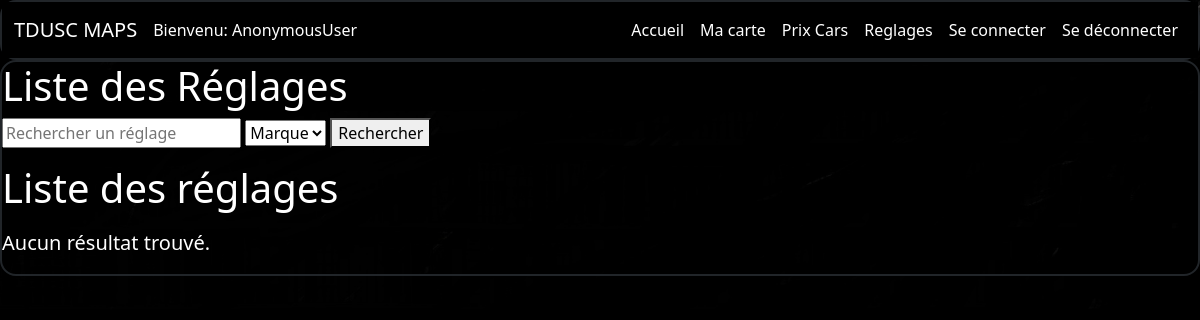
Page /reglages/ on the earlier database version.
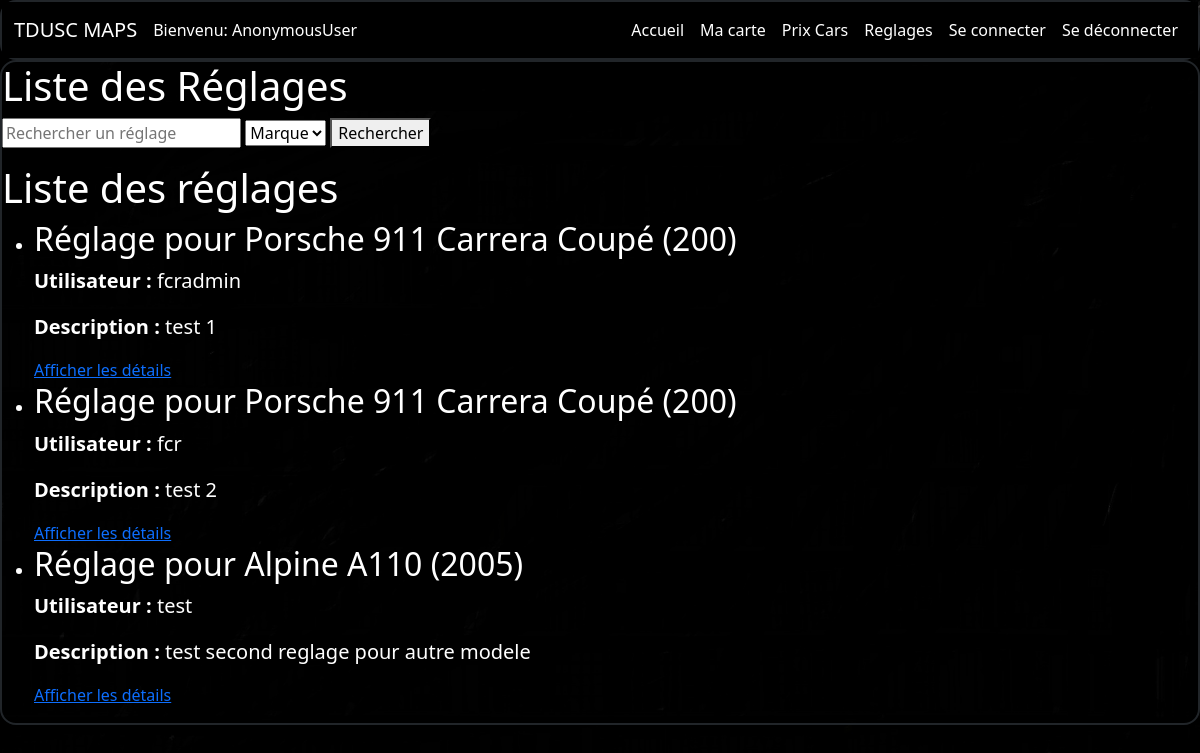
Same page on the later database version.
### tduscmap/models.py (models this page shows, shortened)
class Reglage(models.Model):
    voiture = models.ForeignKey(Car, on_delete=models.CASCADE)
    utilisateur = models.ForeignKey(CustomUser, on_delete=models.CASCADE)
    description = models.TextField(blank=True)
    configurationreglage =  models.ForeignKey(ConfigurationReglage, on_delete=models.CASCADE)
    rapport_final = models.DecimalField(max_digits=5, decimal_places=2)
    premiere_vitesse = models.DecimalField(max_digits=4, decimal_places=2)
    deuxieme_vitesse = models.DecimalField(max_digits=4, decimal_places=2)
    troisieme_vitesse = models.DecimalField(max_digits=4, decimal_places=2)
    quatrieme_vitesse = models.DecimalField(max_digits=4, decimal_places=2)
    cinquieme_vitesse = models.DecimalField(max_digits=4, decimal_places=2)
    sixieme_vitesse = models.DecimalField(max_digits=4, decimal_places=2)
    septieme_vitesse = models.DecimalField(max_digits=4, decimal_places=2)
    appui_aerodynamique_avant = models.DecimalField(max_digits=3, decimal_places=1)
    appui_aerodynamique_arriere = models.DecimalField(max_digits=3, decimal_places=1)
    taille_suspension_arriere = models.DecimalField(max_digits=4, decimal_places=2, validators=[MinValueValidator(0.11), MaxValueValidator(0.16)])
    taille_suspension_avant = models.DecimalField(max_digits=4, decimal_places=2, validators=[MinValueValidator(0.11), MaxValueValidator(0.16)])
    durete_ressorts_arriere = models.DecimalField(max_digits=5, decimal_places=2, validators=[MinValueValidator(0.8), MaxValueValidator(1.2)])
    durete_ressorts_avant = models.DecimalField(max_digits=5, decimal_places=2, validators=[MinValueValidator(0.8), MaxValueValidator(1.2)])
    compression_amortisseurs_avant = models.DecimalField(max_digits=5, decimal_places=2, validators=[MinValueValidator(0.8), MaxValueValidator(1.2)])
    compression_amortisseurs_arriere = models.DecimalField(max_digits=5, decimal_places=2, validators=[MinValueValidator(0.8), MaxValueValidator(1.2)])
    decompression_amortisseurs_avant = models.DecimalField(max_digits=5, decimal_places=2, validators=[MinValueValidator(0.8), MaxValueValidator(1.2)])
    decompression_amortisseurs_arriere = models.DecimalField(max_digits=5, decimal_places=2, validators=[MinValueValidator(0.8), MaxValueValidator(1.2)])
    differentiel_arriere = models.IntegerField(validators=[MinValueValidator(0), MaxValueValidator(100)])
    acceleration_arriere = models.IntegerField(validators=[MinValueValidator(0), MaxValueValidator(100)])
    deceleration_arriere = models.IntegerField(validators=[MinValueValidator(0), MaxValueValidator(100)])
    freinage_arriere = models.IntegerField(validators=[MinValueValidator(0), MaxValueValidator(100)])
    durete_barre_antiroulis_avant = models.IntegerField(validators=[MinValueValidator(0), MaxValueValidator(100)])
    durete_barre_antiroulis_arriere = models.IntegerField(validators=[MinValueValidator(0), MaxValueValidator(100)])
    angle_carrossage_arriere = models.DecimalField(max_digits=3, decimal_places=1, validators=[MinValueValidator(-6), MaxValueValidator(3)])
    angle_carrossage_avant = models.DecimalField(max_digits=3, decimal_places=1, validators=[MinValueValidator(-6), MaxValueValidator(3)])
    pression_pneus_arriere = models.DecimalField(max_digits=2, decimal_places=1, validators=[MinValueValidator(2), MaxValueValidator(6)])
    pression_pneus_avant = models.DecimalField(max_digits=2, decimal_places=1, validators=[MinValueValidator(2), MaxValueValidator(6)])
    repartiteur_freinage_avant = models.IntegerField(validators=[MinValueValidator(0), MaxValueValidator(100)])
    pression_freinage = models.IntegerField(validators=[MinValueValidator(-1000), MaxValueValidator(1000)])

class Car(models.Model):
    MARQUES = [
        ('Abarth', 'Abarth'),
        ('AC', 'AC'),
        ('Alpha Romeo', 'Alpha Romeo'),
        ('Alpine', 'Alpine'),
        ('Aston Martin', 'Aston Martin'),
        ('Audi', 'Audi'),
        ('Bentley', 'Bentley'),
        ('BMW', 'BMW'),
        ('Bugatti', 'Bugatti'),
        ('Caterham', 'Caterham'),
        ('Chevrolet', 'Chevrolet'),
        ('Citroen', 'Citroen'),
        ('Dodge', 'Dodge'),
        ('Ferrari', 'Ferrari'),
        ('Ford', 'Ford'),
        ('Jaguar', 'Jaguar'),
        ('Koenlgsegg', 'Koenlgsegg'),
        ('Lamborghini', 'Lamborghini'),
        ('Lancia', 'Lancia'),
        ('Lotus', 'Lotus'),
        ('McLaren', 'McLaren'),
        ('Mercedes-AMG', 'Mercedes-AMG'),
        ('Mercedes-Benz', 'Mercedes-Benz'),
        ('Mini', 'Mini'),
        ('Nissan', 'Nissan'),
        ('Porshe', 'Porshe'),
        ('Shelby', 'Shelby'),
        ('Sientero', 'Sientero'),
        ('WMotors', 'WMotors'),
        ('Wolkwagen', 'Wolkswagen'),
    ]
    TRANSMISSIONS = [
        ('RWD', 'RWD'),
        ('FWD', 'FWD'),
        ('4WD', '4WD'),
    ]
    CATEGORIES = [
        ('A', 'Catégorie A'),
        ('B', 'Catégorie B'),
        ('C', 'Catégorie C'),
        ('D', 'Catégorie D'),
        ('E', 'Catégorie E'),
        ('F', 'Catégorie F'),
        ('G', 'Catégorie G'),
        ('H', 'Catégorie H'),
    ]
    RARETES = [
        ('légendaire', 'Légendaire'),
        ('épique', 'Épique'),
        ('rare', 'Rare'),
        ('commun', 'Commun'),
        ('peu commun', 'Peu commun'),
        (None, 'Aucune'),
    ]
    marque = models.CharField(max_length=50, choices=MARQUES)
    modele = models.CharField(max_length=50)
    annee = models.PositiveIntegerField()
    transmission = models.CharField(max_length=3, choices=TRANSMISSIONS)
    ip = models.PositiveIntegerField()
    categorie = models.CharField(max_length=1, choices=CATEGORIES)
    rarete = models.CharField(max_length=10, choices=RARETES, blank=True, null=True)
    prix_initial = models.PositiveIntegerField()
    def __str__(self):
        return f"{self.marque} {self.modele} ({self.annee})"

### authentication/models.py (models this page shows, shortened)
class CustomUser(AbstractBaseUser, PermissionsMixin):
    username = models.CharField(max_length=30, unique=True)
    email = models.EmailField(unique=True)
    friends = models.ManyToManyField('self', blank=True, symmetrical=False, related_name='friend_of')
    is_staff = models.BooleanField(default=False)  # Permet l'accès à l'admin
    is_superuser = models.BooleanField(default=False)  # Superutilisateur
    USERNAME_FIELD = 'username'
    REQUIRED_FIELDS = ['email']
    objects = CustomUserManager()
    def __str__(self):
        return self.username

### tduscmap/views.py (the view, shortened to what this page needs)
# urls.py: path('reglages/', tduscmap.views.liste_reglages, name='liste_reglages'),
def liste_reglages(request):
    reglages = Reglage.objects.all()  # Récupère tous les réglages
    query = request.GET.get('q')
    search_by = request.GET.get('search_by')
    print(reglages.query)
    return render(request, 'tduscmap/liste_reglages.html', {'reglages': reglages, 'query': query})

### templates/tduscmap/liste_reglages.html (shortened to what this page needs)
{% extends 'base.html' %}
{% block content %}
{% load static %}
<link rel="stylesheet" href="{% static 'stylesmymaps.css' %}" type="text/css">
<h1>Liste des Réglages</h1>
<form method="get">
    <input type="text" name="q" placeholder="Rechercher un réglage">
    <select name="search_by">
        <option value="marque">Marque</option>
    </select>
    <button type="submit">Rechercher</button>
</form>
<h1>Liste des réglages</h1>
<ul>
    {% for reglage in reglages %}
    <li>
        <h2>Réglage pour {{ reglage.voiture }}</h2>
        <p><strong>Utilisateur :</strong> {{ reglage.utilisateur }}</p>
        <p><strong>Description :</strong> {{ reglage.description }}</p>
        <a href="{% url 'detail_reglage' reglage.id %}">Afficher les détails</a>
    </li>
    {% endfor %}
</ul>
{% if not reglages %}
    <p>Aucun résultat trouvé.</p>
{% endif %}
    {% endblock %}

### templates/base.html (shortened to what this page needs)
{% load static %}
<html lang="fr" xmlns="http://www.w3.org/1999/html">
  <head>
    <link rel="stylesheet" href="{% static 'style.css' %}" />
    <link rel="stylesheet" href="{% static 'css/bootstrap.min.css' %}" />
  </head>
  <body>
    <div class="container-fluid border border-2 border-dark rounded-4 ml-3 p-0">
      <nav class="navbar navbar-expand-lg navbar-dark custom-navbar" role="navigation" aria-label="Navigation principale">
        <div class="container-fluid">
            <a class="navbar-brand" role="navigation" aria-label="Retour page d accueil" href="{% url 'home' %}">TDUSC MAPS</a>
            <a> Bienvenu  </a> :  {{ request.user }}
            <div class="collapse navbar-collapse" id="navbarNav">
                <ul class="navbar-nav ms-auto">
                    <li class="nav-item">
                        <a class="nav-link" href="{% url 'home' %}">Accueil</a>
                    </li>
                    <li class="nav-item"><a class="nav-link" href="{% url 'mymaps' %}">Ma carte</a></li>
                    <li class="nav-item"><a class="nav-link" href="{% url 'car_select' %}">Prix Cars</a></li>
                    <li class="nav-item"><a class="nav-link" href="{% url 'liste_reglages' %}">Reglages</a></li>
                    {% if user.is_authenticated %}
                    {% else %}
                    <li class="nav-item"><a class="nav-link" href="{% url 'login' %}">Se connecter</a></li>
                    {% endif %}
                    <li class="nav-item">
                        <a class="nav-link" href="{% url 'logout' %}">Se déconnecter</a>
                    </li>
                </ul>
            </div>
        </div>
    </nav>
    </div>
    <div class="container-fluid border border-2 border-dark rounded-4 ml-3 p-0">
      {% block content %}
      {% endblock %}
    </div>
  </body>
</html>

### static/style.css (style rules this page uses)
.custom-navbar { background-color: #000000 }
.custom-navbar .navbar-brand, .custom-navbar .nav-link { color: white !important; }
body { background-image: url("/static/images/fond.jpg"); background-size: cover; background-color: black; color: white; background-position: center; }
p { font-size: 20px; }

### static/stylesmymaps.css (style rules this page uses)
body { background-color: black; color: white; }

Differences in the rows shown:
added Reglage: voiture "Porsche 911 Carrera Coupé (200)", utilisateur "fcradmin", description "test 1"
added Reglage: voiture "Porsche 911 Carrera Coupé (200)", utilisateur "fcr", description "test 2"
added Reglage: voiture "Alpine A110 (2005)", utilisateur "test", description "test second reglage pour autre modele"
Other differences:
text no longer shown: "Aucun résultat trouvé."
